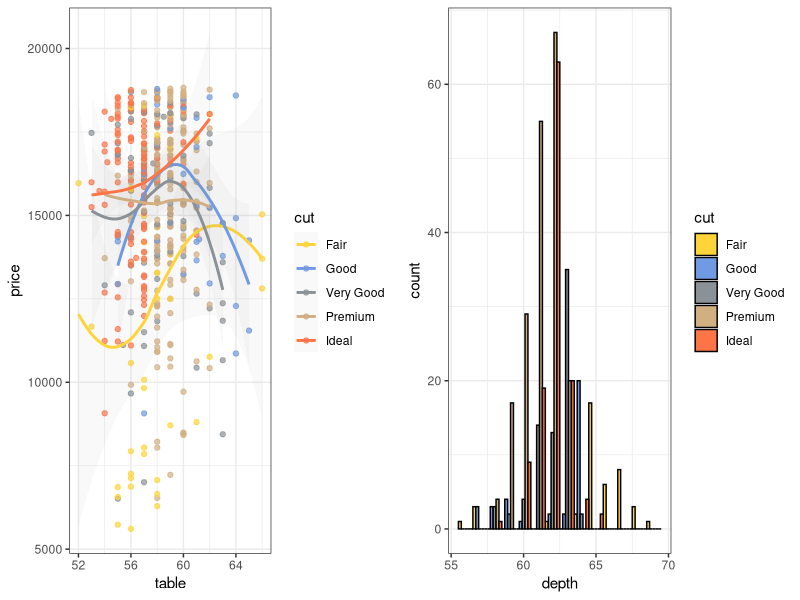
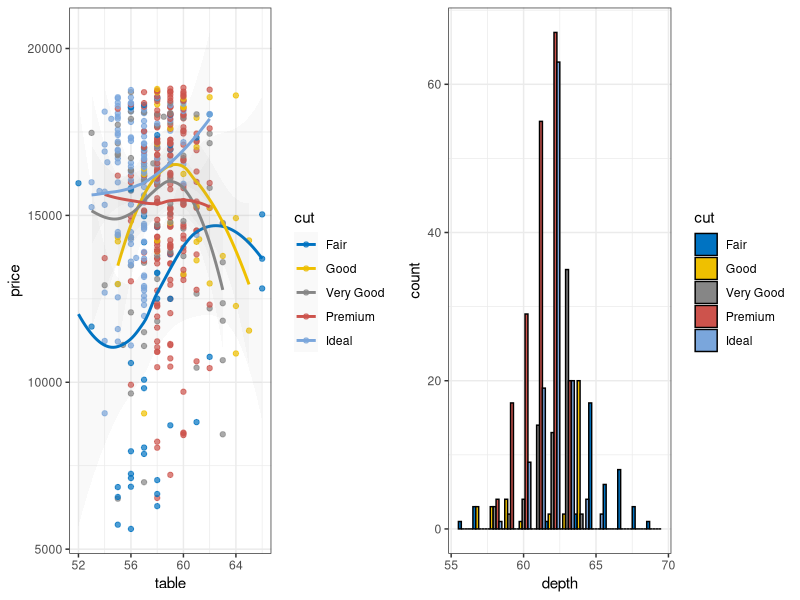

Recreate these plots in R, in order.
# Quick-reference for color palettes

# The ggsci package offers a collection of high-quality color palettes 
# inspired by colors used in scientific journals and science fiction TV shows.

library("ggsci")
library("ggplot2")
library("gridExtra")

data("diamonds")

# baseline colors
p1 = ggplot(subset(diamonds, carat >= 2.2),
            aes(x = table, y = price, colour = cut)) +
  geom_point(alpha = 0.7) +
  geom_smooth(alpha = 0.05, size = 1, span = 1) +
  theme_bw()

p2 = ggplot(subset(diamonds, carat > 2.2 & depth > 55 & depth < 70), 
            aes(x = depth, fill = cut)) +
  geom_histogram(colour = "black", binwidth = 1, position = "dodge") +
  theme_bw()

# themes from 'ggsci' package

# simpsons colors
p1_simpsons = p1 + scale_color_simpsons()
p2_simpsons = p2 + scale_fill_simpsons()
grid.arrange(p1_simpsons, p2_simpsons, ncol = 2)

# journal of clinical oncology
p1_jco = p1 + scale_color_jco()
p2_jco = p2 + scale_fill_jco()
grid.arrange(p1_jco, p2_jco, ncol = 2)
